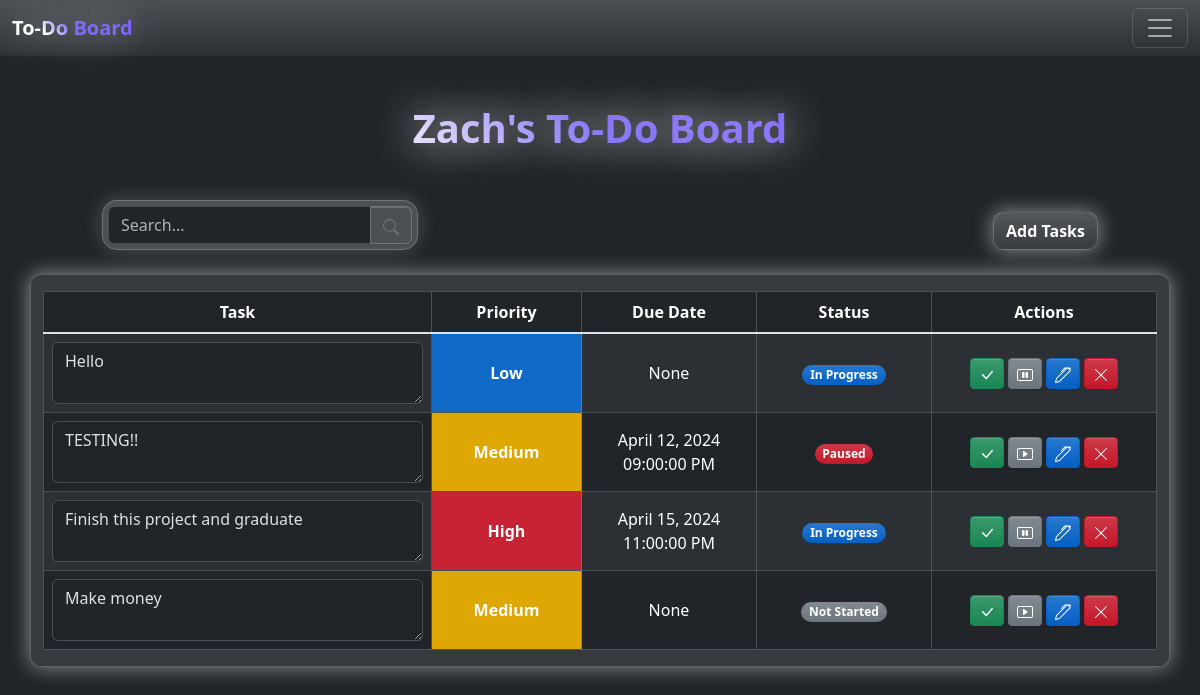
The app's page /todo-list (signed in) with its own data.
### Backend/src/models.py (models this page shows, shortened)
class User(db.Model, UserMixin):
    __tablename__ = "users"
    id = Column(Integer, primary_key=True)
    username = Column(String(50), nullable=False)
    email = Column(String(100), unique=True, nullable=False)
    password = Column(String(100), nullable=False)
    created_at = Column(DateTime(timezone=True), server_default=func.now())
    updated_at = Column(DateTime(timezone=True), onupdate=func.now())

class Todo(db.Model):
    __tablename__ = "todos"
    id = Column(Integer, primary_key=True)
    user_id = Column(Integer, ForeignKey("users.id"))  # ForeignKey added here
    task = Column(String(255), nullable=False)
    priority = Column(
        Enum("low", "medium", "high", name="priority_enum"), nullable=False
    )
    due_date = Column(DateTime(timezone=True))  # Optional due_date
    status = Column(
        Enum("Not Started", "In Progress", "Paused", "Completed", name="status_enum"),
        nullable=False,
        default="Not Started",
    )
    created_at = Column(DateTime(timezone=True), server_default=func.now())
    updated_at = Column(DateTime(timezone=True), onupdate=func.now())

### Backend/src/main.py (the view)
@app.route("/todo-list")
@login_required
def todo_list():
    user_todos = (
        Todo.query.filter_by(user_id=current_user.id).order_by(Todo.created_at).all()
    )
    return render_template("todo-list.html", user_todos=user_todos)

### Backend/src/main.py (called while the page is built)
@login_manager.user_loader
def load_user(user_id):
    return User.query.get(int(user_id))

@app.teardown_request
def teardown_request(exception=None):
    db.session.close()

### Frontend/templates/todo-list.html (shortened to what this page needs)
{% extends "base.html" %} {% block content %}
<nav class="navbar bg-body-tertiary">
  <div class="container-fluid">
    <a class="navbar-brand small-gradient-text fw-bold" href="/todo-list"
      >To-Do Board</a
    >
    <button
      class="navbar-toggler dropdown"
      data-bs-toggle="dropdown"
      role="button"
      aria-expanded="false"
      aria-label="Toggle navigation"
    >
      <span class="navbar-toggler-icon"></span>
    </button>
  </div>
</nav>
<h1 class="mt-5 fw-bold text-center small-gradient-text">
  {{ current_user.username | title }}'s To-Do Board
</h1>
<div class="container mt-5 mb-4 me-auto">
  <div class="row d-flex align-items-end me-5 ms-5">
    <div class="col-md-4">
      <div class="input-group search-box">
        <input
          type="text"
          class="form-control"
          aria-label="Search"
          placeholder="Search..."
          id="search"
        />
        <button class="btn btn-outline-secondary" type="button">
          <svg
            xmlns="http://www.w3.org/2000/svg"
            width="16"
            height="16"
            fill="currentColor"
            class="bi bi-search"
            viewBox="0 0 16 16"
          >
            <path
              d="M11.742 10.344a6.5 6.5 0 1 0-1.397 1.398h-.001q.044.06.098.115l3.85 3.85a1 1 0 0 0 1.415-1.414l-3.85-3.85a1 1 0 0 0-.115-.1zM12 6.5a5.5 5.5 0 1 1-11 0 5.5 5.5 0 0 1 11 0"
            />
          </svg>
        </button>
      </div>
    </div>
    <div class="col-md-8 d-flex justify-content-end">
      <button
        type="button"
        class="btn btn-primary fw-semibold table-container"
        data-bs-toggle="modal"
        data-bs-target="#taskModal"
      >
        Add Tasks
      </button>
    </div>
  </div>
</div>
<div class="container table-container">
  <table class="table table-striped table-hover table-bordered mt-3">
    <thead class="text-center">
      <tr>
        <th>Task</th>
        <th class="priority-fixed-width">Priority</th>
        <th class="date-fixed-width">Due Date</th>
        <th class="date-fixed-width">Status</th>
        <th class="actions-fixed-width">Actions</th>
      </tr>
    </thead>
    <tbody class="text-center table-group-divider" id="tablebody">
      {% for todo in user_todos %}
      <tr id="row{{todo.id}}" class="align-middle">
        <td>
          <textarea
            class="form-control col-md-8"
            id="taskTextArea{{todo.id}}"
            rows="2"
            maxlength="255"
            readonly
          >
{{todo.task}}</textarea
          >
        </td>
        {% set priority_class = '' %} {% if todo.priority == 'low' %} {% set
        priority_class = 'table-primary' %} {% elif todo.priority == 'medium' %}
        {% set priority_class = 'table-secondary' %} {% elif todo.priority ==
        'high' %} {% set priority_class = 'table-danger' %} {% endif %}
        <td class="text-capitalize fw-semibold {{ priority_class }} text-white">
          {{ todo.priority }}
        </td>
        {% if todo.due_date %}
        <td>
          {{ todo.due_date.strftime('%B %d, %Y') }}<br />
          {{ todo.due_date.strftime('%I:%M:%S %p') }}
        </td>
        {% else %}
        <td>None</td>
        {% endif %}
        <td>
          {% if todo.status == "Not Started" %}
          <span
            id="statusBadge{{todo.id}}"
            class="badge rounded-pill bg-secondary"
            >{{ todo.status }}</span
          >
          {% elif todo.status == "In Progress" %}
          <span
            id="statusBadge{{todo.id}}"
            class="badge rounded-pill bg-primary"
            >{{ todo.status }}</span
          >
          {% elif todo.status == "Completed" %}
          <span
            id="statusBadge{{todo.id}}"
            class="badge rounded-pill bg-success"
            >{{ todo.status }}</span
          >
          {% elif todo.status == "Paused" %}
          <span id="statusBadge{{todo.id}}" class="badge rounded-pill bg-danger"
            >{{ todo.status }}</span
          >
          {% endif %}
        </td>
        <td>
          {% if todo.status != "Completed" %}
          <button
            class="btn btn-success btn-sm"
            data-todo-id="{{ todo.id }}"
            id="completeTask{{todo.id}}"
          >
            <svg
              xmlns="http://www.w3.org/2000/svg"
              width="16"
              height="16"
              fill="currentColor"
              class="bi bi-check-lg"
              viewBox="0 0 16 16"
            >
              <path
                d="M12.736 3.97a.733.733 0 0 1 1.047 0c.286.289.29.756.01 1.05L7.88 12.01a.733.733 0 0 1-1.065.02L3.217 8.384a.757.757 0 0 1 0-1.06.733.733 0 0 1 1.047 0l3.052 3.093 5.4-6.425z"
              />
            </svg>
          </button>
          {% if todo.status != "Paused" and todo.status != 'Not Started' %}
          <button
            class="btn btn-secondary btn-sm"
            data-todo-id="{{ todo.id }}"
            id="pauseTask{{todo.id}}"
          >
          </button>
          {% elif todo.status == 'Paused' or todo.status == 'Not Started' %}
          <button
            class="btn btn-secondary btn-sm"
            data-todo-id="{{ todo.id }}"
            id="startTask{{todo.id}}"
          >
          </button>
          {% endif %} {% endif %}
          <button
            class="btn btn-primary btn-sm"
            data-todo-id="{{ todo.id }}"
            id="editTask{{todo.id}}"
          >
          </button>
          <button
            class="btn btn-danger btn-sm"
            data-todo-id="{{ todo.id }}"
            id="deleteTask{{todo.id}}"
          >
            <svg
              xmlns="http://www.w3.org/2000/svg"
              width="16"
              height="16"
              fill="currentColor"
              class="bi bi-x-lg"
              viewBox="0 0 16 16"
            >
              <path
                d="M2.146 2.854a.5.5 0 1 1 .708-.708L8 7.293l5.146-5.147a.5.5 0 0 1 .708.708L8.707 8l5.147 5.146a.5.5 0 0 1-.708.708L8 8.707l-5.146 5.147a.5.5 0 0 1-.708-.708L7.293 8z"
              />
            </svg>
          </button>
        </td>
      </tr>
      {% endfor %}
    </tbody>
  </table>
</div>
{% endblock %}

### Frontend/templates/base.html (shortened to what this page needs)
<!doctype html>
<html lang="en" data-bs-theme="dark">
  <head>
    <link
      rel="stylesheet"
      href="{{ url_for('static', filename='css/styles.css') }}"
    />
  </head>
  <body>
    <main>
      {% block content %} {% endblock %}
    </main>
  </body>
</html>

### records on screen
User: username "Zach"
Todo: id "Hello", priority "Low", shows "None", status "In Progress"
Todo: id "TESTING!!", priority "Medium", due_date "April 12, 2024", due_date "09:00:00 PM", status "Paused"
Todo: id "Finish this project and graduate", priority "High", due_date "April 15, 2024", due_date "11:00:00 PM", status "In Progress"
Todo: id "Make money", priority "Medium", shows "None", status "Not Started"
